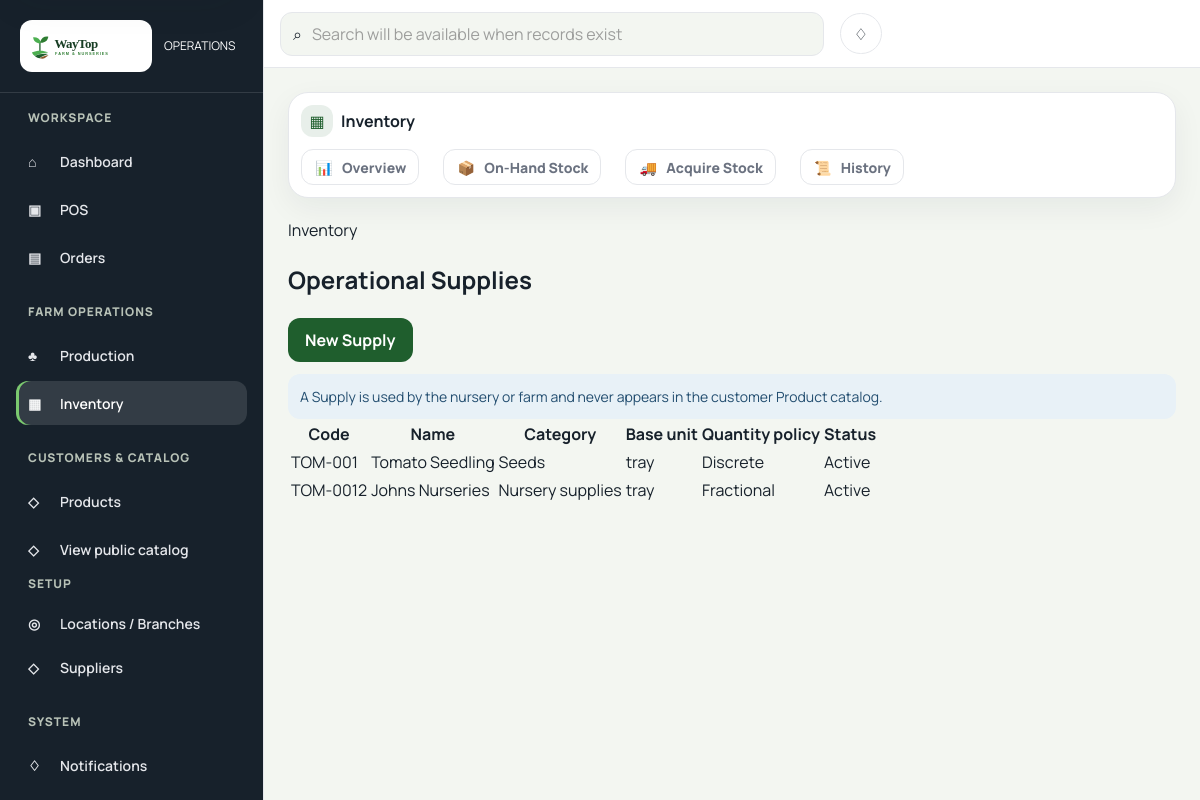
Page /dashboard/inventory/supplies/ (signed in) on the committed database.
### apps/inventory/models.py (models this page shows, shortened)
class InventorySupply(models.Model):
    class Category(models.TextChoices):
        SEEDS = "SEEDS", "Seeds"
        GROWING_MEDIA = "GROWING_MEDIA", "Growing media"
        NURSERY_TRAYS = "NURSERY_TRAYS", "Nursery trays"
        FERTILIZER = "FERTILIZER", "Fertilizer"
        PESTICIDE = "PESTICIDE", "Pesticide"
        FUNGICIDE = "FUNGICIDE", "Fungicide"
        HERBICIDE = "HERBICIDE", "Herbicide"
        PACKAGING = "PACKAGING", "Packaging"
        NURSERY_SUPPLIES = "NURSERY_SUPPLIES", "Nursery supplies"
        OTHER = "OTHER", "Other operational supply"
    id = models.UUIDField(primary_key=True, default=uuid.uuid4, editable=False)
    code = models.CharField(max_length=64, unique=True)
    name = models.CharField(max_length=200)
    category = models.CharField(max_length=30, choices=Category.choices)
    base_unit = models.CharField(max_length=50)
    allows_fractional_quantity = models.BooleanField(default=False)
    is_active = models.BooleanField(default=True)
    created_at = models.DateTimeField(auto_now_add=True)
    updated_at = models.DateTimeField(auto_now=True)
    class Meta:
        ordering = ("code",)
        default_permissions = ()
        permissions = (("manage_supplies", "Can manage Inventory supply definitions"),)
        constraints = [
            models.CheckConstraint(condition=~Q(code=""), name="inventory_supply_code_not_empty"),
            models.CheckConstraint(condition=~Q(name=""), name="inventory_supply_name_not_empty"),
            models.CheckConstraint(condition=~Q(base_unit=""), name="inventory_supply_unit_not_empty"),
        ]

### apps/inventory/staff_views.py (the view)
# urls.py: path("inventory/supplies/", inventory_staff_views.supply_list, name="inventory_supply_list"),
@login_required(login_url="accounts:login")
def supply_list(request):
    require_supply_view(request.user)
    return render(request, "dashboard/inventory/supplies_live.html", {"supplies": InventorySupply.objects.all()})

### apps/core/context_processors.py (called while the page is built)
def business_contact(request):
    phone = settings.WAYTOP_CONTACT_PHONE
    digits = phone.removeprefix("+")
    display = f"+{digits[:3]} {digits[3:6]} {digits[6:9]} {digits[9:]}"
    return {"business_phone": {"uri": phone, "display": display}}

def commerce_catalog(request):
    return {"commerce_catalog": []}

### apps/inventory/supply_services.py (called while the page is built)
def _require(actor, permission):
    if (
        actor is None or not actor.is_authenticated or not actor.is_active
        or not actor.is_staff or not actor.has_perm(permission)
    ):
        raise PermissionDenied(f"Inventory Supply operation requires {permission}.")

def require_supply_view(actor):
    _require(actor, "inventory.view")

### templates/dashboard/inventory/supplies_live.html (shortened to what this page needs)
{% extends "staff_base.html" %}
{% block content %}
<section class="staff-workspace">
  <header class="staff-page-heading"><p>Inventory</p><h1>Operational Supplies</h1>{% if perms.inventory.manage_supplies %}<a class="staff-button staff-button--primary" href="{% url 'dashboard:inventory_supply_create' %}">New Supply</a>{% endif %}</header>
  <p class="staff-rule-note">A Supply is used by the nursery or farm and never appears in the customer Product catalog.</p>
  {% if supplies %}<table><thead><tr><th>Code</th><th>Name</th><th>Category</th><th>Base unit</th><th>Quantity policy</th><th>Status</th></tr></thead><tbody>{% for supply in supplies %}<tr><td><a href="{% url 'dashboard:inventory_supply_detail' supply.code %}">{{ supply.code }}</a></td><td>{{ supply.name }}</td><td>{{ supply.get_category_display }}</td><td>{{ supply.base_unit }}</td><td>{% if supply.allows_fractional_quantity %}Fractional{% else %}Discrete{% endif %}</td><td>{% if supply.is_active %}Active{% else %}Inactive{% endif %}</td></tr>{% endfor %}</tbody></table>{% else %}<p data-authoritative-empty>No operational Supplies recorded yet.</p>{% endif %}
</section>
{% endblock %}

### static/css/variables.css (style rules this page uses)
:root { --color-primary: #1F5E2D; --color-secondary: #4CAF50; --color-accent: #7BC96F; --color-background: #F8F7F3; --color-white: #FFFFFF; --color-dark: #17212B; --color-gray: #6B7280; --color-border: #E5E7EB; --color-success: #2E7D32; --color-primary-hover: #174723; --color-secondary-hover: #3D8F41; --color-primary-soft: rgba(31, 94, 45, 0.1); --color-surface-muted: #F3F6F1; --color-border-strong: #B8C2B7; --color-focus: #D4A017; --color-warning-surface: #FFF4D6; --color-warning-border: #E6BE55; --color-warning-text: #5C4300; --color-error: #A62B1F; --color-error-surface: #FBE9E7; --color-success-surface: #E8F5E9; --color-success-text: #185C2C; --color-info-surface: #E8F1F7; --color-info-text: #234E70; --color-nav-blue-soft: #EEF7FF; --color-nav-blue-mist: #F5FBFF; --color-nav-sage: #F4FBF4; --color-nav-blue-glass: rgba(238, 247, 255, 0.86); --color-nav-sage-glass: rgba(244, 251, 244, 0.86); --gradient-nav-surface: linear-gradient(100deg, var(--color-nav-blue-mist) 0%, var(--color-white) 34%, var(--color-nav-sage) 69%, var(--color-nav-blue-soft) 100%); --gradient-nav-glass: linear-gradient(100deg, var(--color-nav-blue-glass), var(--color-white-90) 38%, var(--color-nav-sage-glass) 74%, var(--color-nav-blue-glass)); --gradient-nav-cta: linear-gradient(135deg, var(--color-primary) 0%, var(--color-success) 58%, var(--color-secondary-hover) 100%); --color-skeleton: #DCE4DA; --color-accent-gold: #D4A017; --color-primary-faint: rgba(31, 94, 45, 0.04); --color-primary-muted: rgba(31, 94, 45, 0.08); --color-accent-soft: rgba(123, 201, 111, 0.18); --color-accent-muted: rgba(123, 201, 111, 0.12); --color-dark-faint: rgba(23, 33, 43, 0.04); --color-overlay: rgba(23, 33, 43, 0.4); --color-white-80: rgba(255, 255, 255, 0.8); --color-white-90: rgba(255, 255, 255, 0.9); --color-white-96: rgba(255, 255, 255, 0.96); --color-white-border: rgba(255, 255, 255, 0.45); --color-white-faint: rgba(255, 255, 255, 0.12); --color-hero-overlay: linear-gradient(90deg, rgba(9, 47, 24, 0.82) 0%, rgba(9, 47, 24, 0.67) 42%, rgba(9, 47, 24, 0.18) 76%, rgba(9, 47, 24, 0.06) 100%); --color-hero-overlay-mobile: linear-gradient(90deg, rgba(9, 47, 24, 0.84) 0%, rgba(9, 47, 24, 0.67) 72%, rgba(9, 47, 24, 0.28) 100%); --color-hero-transition: linear-gradient(180deg, transparent 0%, rgba(9, 47, 24, 0.12) 48%, rgba(9, 47, 24, 0.52) 100%); --color-image-overlay: linear-gradient(135deg, rgba(31, 94, 45, 0.12), rgba(123, 201, 111, 0.16)); --color-connector: linear-gradient(90deg, rgba(31, 94, 45, 0.15), rgba(31, 94, 45, 0.05)); --space-1: 0.25rem; --space-2: 0.5rem; --space-3: 0.75rem; --space-4: 1rem; --space-5: 1.25rem; --space-6: 1.5rem; --space-7: 2rem; --space-8: 2.5rem; --space-9: 3rem; --space-10: 4rem; --space-11: 5rem; --space-12: 6rem; --space-13: 7.5rem; --radius-sm: 0.75rem; --radius-md: 1rem; --radius-lg: 1.25rem; --radius-xl: 1.5rem; --radius-2xl: 2rem; --radius-round: 999px; --shadow-sm: 0 10px 30px rgba(23, 33, 43, 0.06); --shadow-md: 0 18px 40px rgba(23, 33, 43, 0.08); --shadow-lg: 0 24px 60px rgba(23, 33, 43, 0.12); --shadow-xl: 0 36px 90px rgba(23, 33, 43, 0.16); --shadow-trust: 0 24px 70px rgba(14, 44, 24, 0.16); --shadow-float: 0 12px 30px rgba(23, 33, 43, 0.06); --shadow-nav: 0 10px 30px rgba(23, 33, 43, 0.07), inset 0 1px 0 rgba(255, 255, 255, 0.9), inset 0 -1px 0 rgba(31, 94, 45, 0.08); --shadow-nav-sticky: 0 18px 45px rgba(23, 33, 43, 0.13), inset 0 1px 0 rgba(255, 255, 255, 0.84); --shadow-nav-logo: 0 10px 28px rgba(31, 94, 45, 0.09), inset 0 1px 0 rgba(255, 255, 255, 0.96); --shadow-nav-cta: 0 12px 28px rgba(31, 94, 45, 0.24); --transition-fast: 180ms ease; --transition-normal: 280ms ease; --transition-slow: 420ms ease; --transition-premium: 320ms cubic-bezier(0.22, 1, 0.36, 1); --font-sans: 'Manrope', 'Segoe UI', Roboto, Arial, sans-serif; --line-height-tight: 1.1; --line-height-normal: 1.5; --line-height-relaxed: 1.7; --text-display-xl: clamp(2.5rem, 4vw, 4.25rem); --text-display-lg: clamp(2rem, 3.2vw, 3rem); --text-heading-1: clamp(1.75rem, 2.8vw, 2.5rem); --text-heading-2: clamp(1.4rem, 2.2vw, 2rem); --text-heading-3: clamp(1.1rem, 1.7vw, 1.35rem); --text-heading-4: 1rem; --text-body-lg: 1.05rem; --text-body: 1rem; --text-small: 0.875rem; --text-caption: 0.75rem; }

### rows in the picture
InventorySupply: code "TOM-001", name "Tomato Seedling", category "Seeds", base_unit "tray", allows_fractional_quantity "Discrete", is_active "Active"
InventorySupply: code "TOM-0012", name "Johns Nurseries", category "Nursery supplies", base_unit "tray", allows_fractional_quantity "Fractional", is_active "Active"
